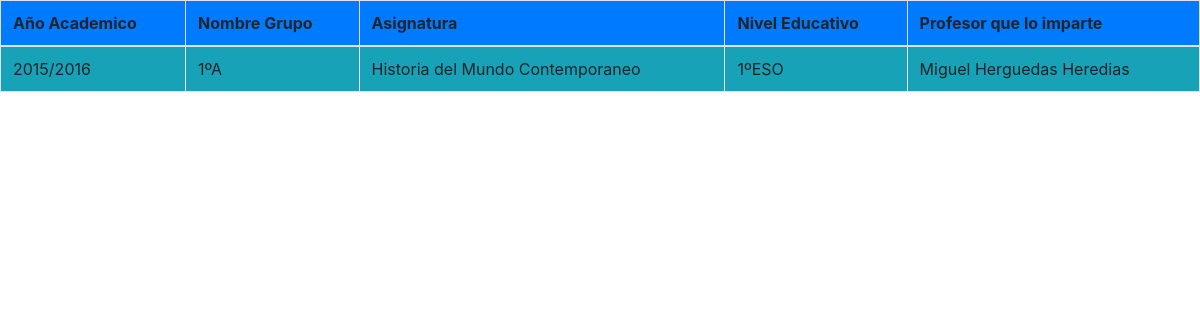
The page /Aula_VirtualPHP/Grupos_no_activos.php (signed in) on the database its author committed.
### tables this page shows
create table Grupos(
	GrupoId int primary key auto_increment not null,
	Nombre varchar(100)not null,
	CursoAcademicoId int not null,
	MateriaId int not null,
	NivelId int not null,
	ProfesorId int not null,
	foreign key(CursoAcademicoId)references CursosAcademicos(CursoAcademicoId)on update cascade on delete cascade,
	foreign key(MateriaId)references Materias(MateriaId)on update cascade on delete cascade,
	foreign key(NivelId)references Niveles(NivelId)on update cascade on delete cascade,
	foreign key(ProfesorId)references Profesores(ProfesorId)on update cascade on delete cascade 
	);

create table CursosAcademicos(
	CursoAcademicoId int auto_increment primary key not null,
	CentroEducativoId int not null,
	Denominacion varchar(100)not null,
	EsActivo boolean not null,
	FechaInicio date not null,
	FechaFin date not null,
	foreign key(CentroEducativoId)references CentrosEducativos(CentroEducativoId) on update cascade on delete cascade
	);

create table Materias(
	MateriaId int primary key auto_increment not null,
	Nombre varchar(100)not null,
	CentroEducativoId int not null,
	EsActiva boolean not null,
	foreign key(CentroEducativoId)references CentrosEducativos(CentroEducativoId)on update cascade on delete cascade
	);

create table Niveles(
	NivelId int primary key auto_increment not null,
	CentroEducativoId int not null,
	Denominacion varchar(100)not null,
	EsActivo boolean not null,
	foreign key(CentroEducativoId)references CentrosEducativos(CentroEducativoId)on update cascade on delete cascade
	
	);

create table Profesores(
	ProfesorId int primary key auto_increment not null,
	CentroEducativoId int not null,
	Nombre varchar(100) not null,
	PrimerApellido varchar(100)not null,
	SegundoApellido varchar(100)not null,
	NIF_NIE varchar(10)not null,
	FechaAlta date not null,
	Email varchar(100)not null,
	Usuario varchar(100)not null,
	Password varchar(100)not null,
	EsActivo Boolean not null,
	FOREIGN key(CentroEducativoId)references CentrosEducativos(CentroEducativoId)on update cascade on delete  cascade 
	);

### Aula_VirtualPHP/Grupos_no_activos.php (the view, shortened to what this page needs)
<html><meta charset='utf-8'>
	<?php
		include("conexion.php");
		$Id_Actual=$_SESSION["ProfesorId"];
	?>
	<head>
		<link rel="stylesheet" href="https://stackpath.bootstrapcdn.com/bootstrap/4.4.1/css/bootstrap.min.css">
		<link rel="stylesheet" type="text/css" href="Estilos/diseño.css">
	</head>
	<body>
		<?php
			$VerGrupos="select  ca.Denominacion as AnioEscolar ,G.Nombre as NombreGrupo ,M.Nombre as Asignatura ,N.Denominacion as NivelEducativo ,P.Usuario as Nombre_Profesor from grupos g,materias m ,niveles n ,profesores p, cursosacademicos ca where(g.MateriaId=M.MateriaId and g.NivelId =n.NivelId and g.ProfesorId =P.ProfesorId and g.CursoAcademicoId =ca.CursoAcademicoId  and ca.EsActivo =false and P.ProfesorId=$Id_Actual )";
			$Grupos=mysqli_query($conexion,$VerGrupos);
			$nfilas=mysqli_num_rows($Grupos);
			if($nfilas>0){
				echo("<table class='table table-bordered'>");
					echo("<thead>");
						echo("<tr class='bg-primary'>");
							echo("<th scope='col'>Año Academico</th>");
							echo("<th scope='col'>Nombre Grupo</th>");
							echo("<th scope='col'>Asignatura</th>");
							echo("<th scope='col'>Nivel Educativo</th>");
							echo("<th scope='col'>Profesor que lo imparte</th>");
						echo("</tr>");
					echo("</thead>");
					echo("<tbody class='bg-info'>");
					while($fila=mysqli_fetch_array($Grupos)){
						echo("<tr>");
								echo("<td>".$fila["AnioEscolar"]."</td>");
								echo("<td>".$fila["NombreGrupo"]."</td>");
								echo("<td>".$fila["Asignatura"]."</td>");
								echo("<td>".$fila["NivelEducativo"]."</td>");
								echo("<td>".$fila["Nombre_Profesor"]."</td>");
							echo("</tr>");
					}
					echo("</tbody>");
				echo("</table>");
			}
			else{
				echo("No hay grupos desactivados");
				}
		?>
	</body>
</html>

### rows shown on the page
grupos: CursoAcademicoId.Denominacion "2015/2016", Nombre "1ºA", MateriaId.Nombre "Historia del Mundo Contemporaneo", NivelId.Denominacion "1ºESO", ProfesorId.Usuario "Miguel Herguedas Heredias"
